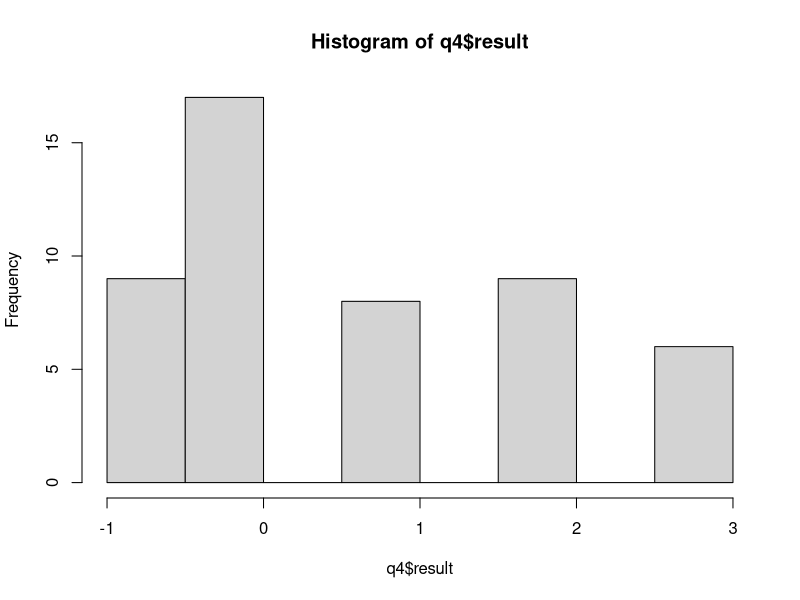
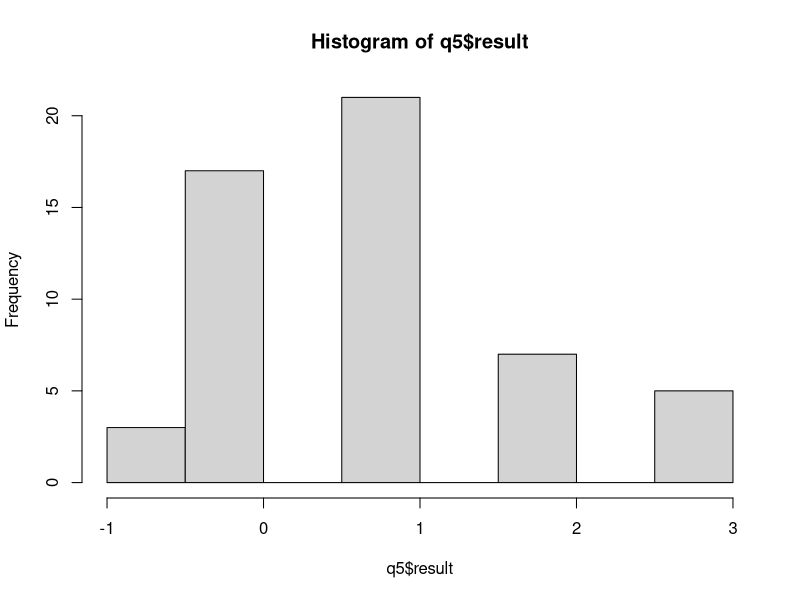
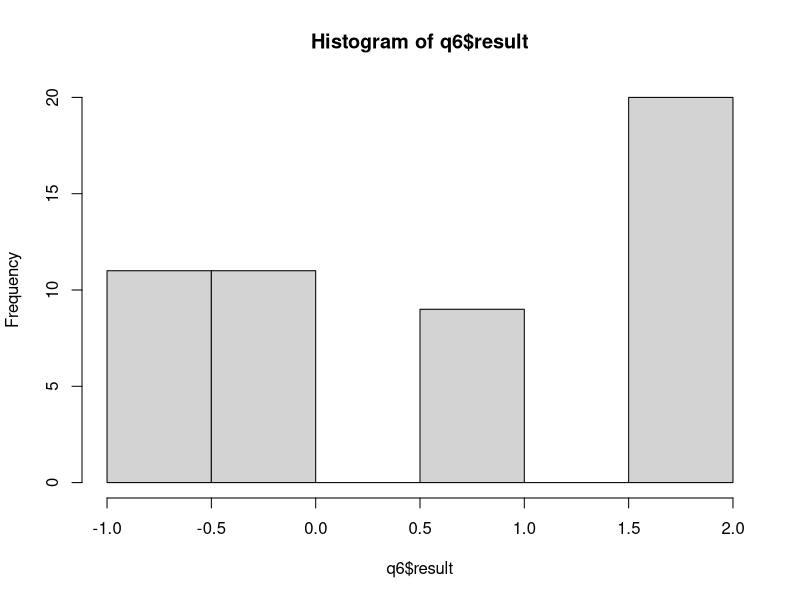

Source code (R) for these figures, in order:
# install.packages("dplyr")
library(dplyr)

users <- read.csv("export_users_202112161232.csv")
View(users)

answers <- read.csv("export_answers_202112161232.csv")
View(answers)



q4 <- answers[answers$qType == 4,]
q5 <- answers[answers$qType == 5,]
q6 <- answers[answers$qType == 6,]

hist(q4$result)
hist(q5$result)
hist(q6$result)